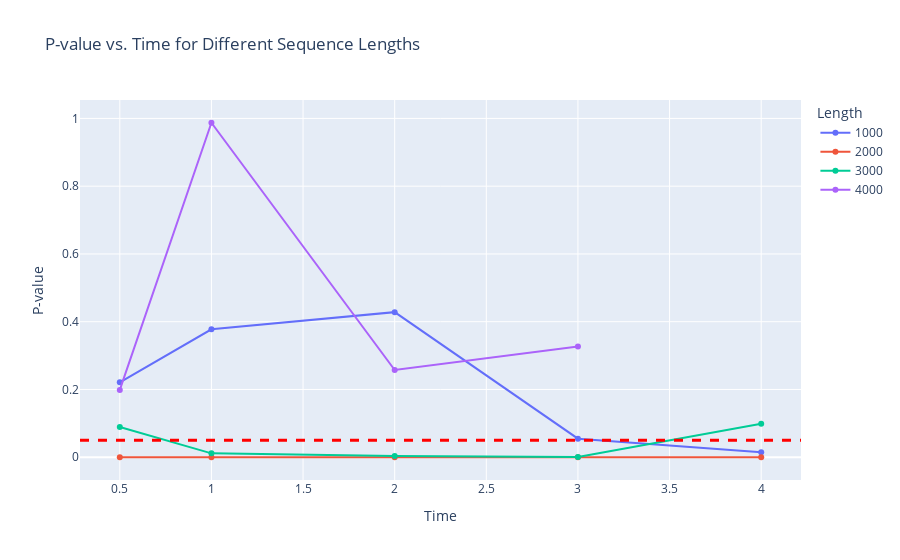

This figure's notebook cell:
### Code cell
import plotly.express as px
# Time vs. p-value for each sequence length
fig_time_pvalue = px.line(df, x='Time', y='p-value', color='Length', markers=True,
                          labels={'p-value': 'P-value', 'Time': 'Time'},
                          title='P-value vs. Time for Different Sequence Lengths')
fig_time_pvalue.add_hline(y=0.05, line_width=3, line_dash="dash", line_color="red")
fig_time_pvalue.write_image("P_value_length_time.pdf")

fig_time_pvalue.show()

### Figure 1 — Plotly figure (JSON) as saved in the notebook; plotly's stock layout.template omitted (floating-point values rounded to 4 significant figures)
{"data": [{"hovertemplate": "Length=1000<br>Time=%{x}<br>P-value=%{y}<extra></extra>", "legendgroup": "1000", "line": {"color": "#636efa", "dash": "solid"}, "marker": {"symbol": "circle"}, "mode": "markers+lines", "name": "1000", "orientation": "v", "showlegend": true, "type": "scatter", "x": [0.5, 1, 2, 3, 4], "xaxis": "x", "y": [0.221, 0.3775, 0.4283, 0.05487, 0.01449], "yaxis": "y"}, {"hovertemplate": "Length=2000<br>Time=%{x}<br>P-value=%{y}<extra></extra>", "legendgroup": "2000", "line": {"color": "#EF553B", "dash": "solid"}, "marker": {"symbol": "circle"}, "mode": "markers+lines", "name": "2000", "orientation": "v", "showlegend": true, "type": "scatter", "x": [0.5, 1, 2, 3, 4], "xaxis": "x", "y": [0.0002895, 0.0001409, 2.096e-05, 2.117e-09, 3.408e-09], "yaxis": "y"}, {"hovertemplate": "Length=3000<br>Time=%{x}<br>P-value=%{y}<extra></extra>", "legendgroup": "3000", "line": {"color": "#00cc96", "dash": "solid"}, "marker": {"symbol": "circle"}, "mode": "markers+lines", "name": "3000", "orientation": "v", "showlegend": true, "type": "scatter", "x": [0.5, 1, 2, 3, 4], "xaxis": "x", "y": [0.08913, 0.01147, 0.003541, 0.0006421, 0.09902], "yaxis": "y"}, {"hovertemplate": "Length=4000<br>Time=%{x}<br>P-value=%{y}<extra></extra>", "legendgroup": "4000", "line": {"color": "#ab63fa", "dash": "solid"}, "marker": {"symbol": "circle"}, "mode": "markers+lines", "name": "4000", "orientation": "v", "showlegend": true, "type": "scatter", "x": [0.5, 1, 2, 3], "xaxis": "x", "y": [0.1987, 0.9872, 0.2574, 0.3268], "yaxis": "y"}], "layout": {"legend": {"title": {"text": "Length"}, "tracegroupgap": 0}, "shapes": [{"line": {"color": "red", "dash": "dash", "width": 3}, "type": "line", "x0": 0, "x1": 1, "xref": "x domain", "y0": 0.05, "y1": 0.05, "yref": "y"}], "title": {"text": "P-value vs. Time for Different Sequence Lengths"}, "xaxis": {"anchor": "y", "domain": [0, 1], "title": {"text": "Time"}}, "yaxis": {"anchor": "x", "domain": [0, 1], "title": {"text": "P-value"}}}}
